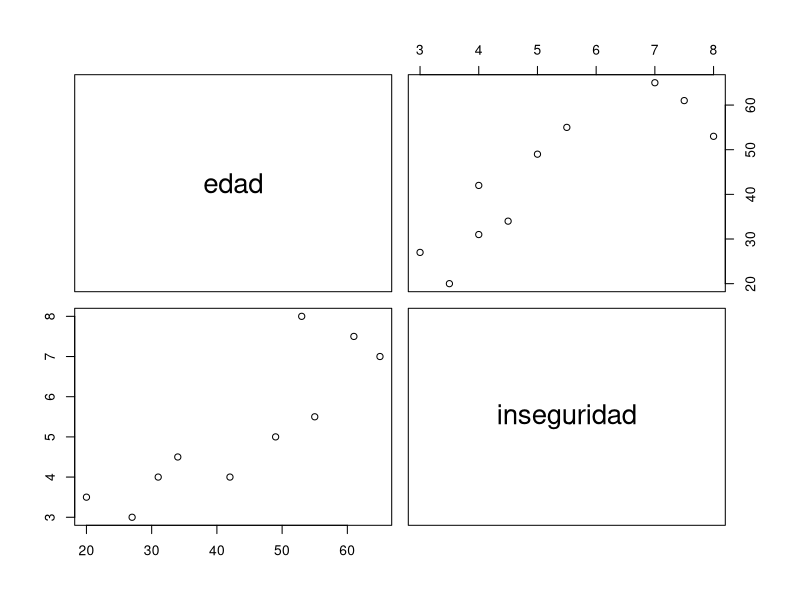

The R source for this figure:
# crear un dataframe con los datos
datos <- data.frame(
  edad = c(34, 27, 65, 20, 53, 49, 42, 31, 55, 61),
  inseguridad = c(4.5, 3, 7, 3.5, 8, 5,4, 4, 5.5, 7.5)
)
datos

# Matriz de correlacion
correlation_matrix <- cor(datos) #en forma de matriz
# cor(datos)
pairs(datos) #en forma grafica
print(correlation_matrix)

# c) Modelo de regresion lineal
modelo <- lm(inseguridad ~ edad, data = datos)

# resumen
summary(modelo)

nuevos_datos <- data.frame(edad = c(42, 31))

#predecir, las ventas usando el modelo
pronostico <- predict(modelo, nuevos_datos)
pronostico

# valores predecidos con fitted
datos$inseguridadPredecida<- modelo$fitted.values
datos

# sacar residual
datos$residual <- datos$inseguridadPredecida - datos$inseguridad
datos
